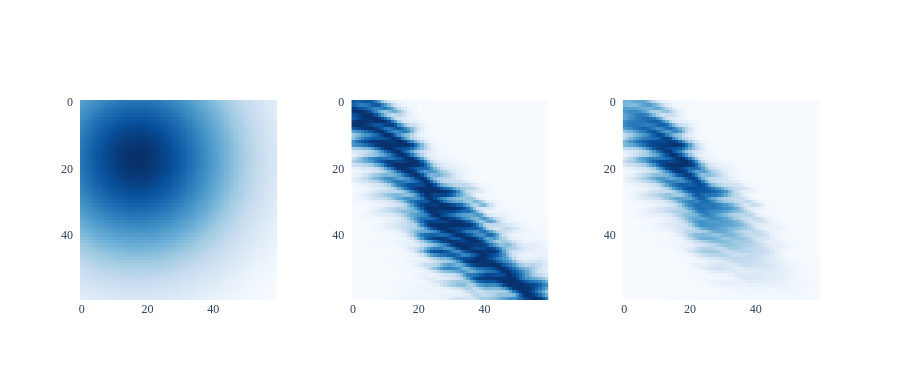

Source (notebook cell):
### Code cell
fig = make_subplots(rows = 1, cols = 3,
                    subplot_titles = ("", "", "", "", ""),
                                      horizontal_spacing = 0.1)

fig.add_trace(go.Heatmap(z = spatial_base_covariance_matrix[:, :, 1037, :].squeeze().reshape(60, 60), 
                           colorscale = 'Blues'),
                           # colorscale = 'Greys'),
                           row = 1, col = 1)

fig.add_trace(go.Heatmap(z = pixel_base_covariance_matrix[:, :, 1037, :].squeeze().reshape(60, 60), 
                           colorscale = 'Blues'),
                           row = 1, col = 2)

fig.add_trace(go.Heatmap(z = k_ah_ah[:, :, 1037, :].squeeze().reshape(60, 60), # dictionary indexed my mag factor
                           colorscale = 'Blues'),
                           row = 1, col = 3)


fig.update_layout(autosize = False, height = 380, width = 900)
fig.update_layout(plot_bgcolor = 'rgba(0, 0, 0, 0)')
# matrix style
fig.update_yaxes(autorange = "reversed")
fig.update_layout(font_family = "Times New Roman")
fig.update_yaxes(ticksuffix = "  ")
fig.update_traces(showscale = False)
fig.show()

### Figure 1 — Plotly figure (JSON) as saved in the notebook; plotly's stock layout.template omitted (floating-point values rounded to 4 significant figures; data arrays with more than 128 entries replaced by an {"elided": "..."} marker saying what was removed)
{"data": [{"colorscale": [[0, "rgb(247,251,255)"], [0.125, "rgb(222,235,247)"], [0.25, "rgb(198,219,239)"], [0.375, "rgb(158,202,225)"], [0.5, "rgb(107,174,214)"], [0.625, "rgb(66,146,198)"], [0.75, "rgb(33,113,181)"], [0.875, "rgb(8,81,156)"], [1, "rgb(8,48,107)"]], "showscale": false, "type": "heatmap", "xaxis": "x", "yaxis": "y", "z": {"elided": "60x60 float values"}}, {"colorscale": [[0, "rgb(247,251,255)"], [0.125, "rgb(222,235,247)"], [0.25, "rgb(198,219,239)"], [0.375, "rgb(158,202,225)"], [0.5, "rgb(107,174,214)"], [0.625, "rgb(66,146,198)"], [0.75, "rgb(33,113,181)"], [0.875, "rgb(8,81,156)"], [1, "rgb(8,48,107)"]], "showscale": false, "type": "heatmap", "xaxis": "x2", "yaxis": "y2", "z": {"elided": "60x60 float values"}}, {"colorscale": [[0, "rgb(247,251,255)"], [0.125, "rgb(222,235,247)"], [0.25, "rgb(198,219,239)"], [0.375, "rgb(158,202,225)"], [0.5, "rgb(107,174,214)"], [0.625, "rgb(66,146,198)"], [0.75, "rgb(33,113,181)"], [0.875, "rgb(8,81,156)"], [1, "rgb(8,48,107)"]], "showscale": false, "type": "heatmap", "xaxis": "x3", "yaxis": "y3", "z": {"elided": "60x60 float values"}}], "layout": {"autosize": false, "font": {"family": "Times New Roman"}, "height": 380, "plot_bgcolor": "rgba(0, 0, 0, 0)", "width": 900, "xaxis": {"anchor": "y", "domain": [0, 0.2667]}, "xaxis2": {"anchor": "y2", "domain": [0.3667, 0.6333]}, "xaxis3": {"anchor": "y3", "domain": [0.7333, 1]}, "yaxis": {"anchor": "x", "autorange": "reversed", "domain": [0, 1], "ticksuffix": "  "}, "yaxis2": {"anchor": "x2", "autorange": "reversed", "domain": [0, 1], "ticksuffix": "  "}, "yaxis3": {"anchor": "x3", "autorange": "reversed", "domain": [0, 1], "ticksuffix": "  "}}}
